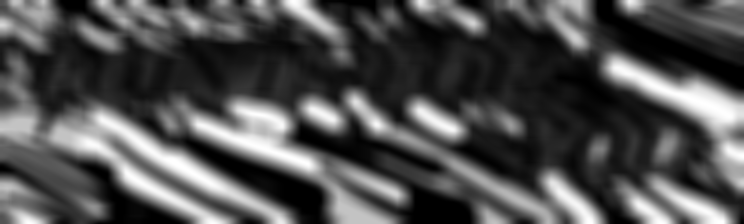
#> input picture blurred_image.png, 744 x 224 px
$ python finalsteg.py
#> lines starting #> are read from the running program, lines starting #| are printed output that depends on the picture
from PIL import Image
from PIL.ImageColor import getrgb
from PIL import ImageDraw

im1 = Image.open("blurred_image.png")
#> im1 is the input picture: PIL image 744x224 RGB; min 0, max 255, mean 78.9

print(im1.size)
#| (744, 224)

imN = Image.new(im1.mode,im1.size,color=getrgb("rgb(0,0,255)"))
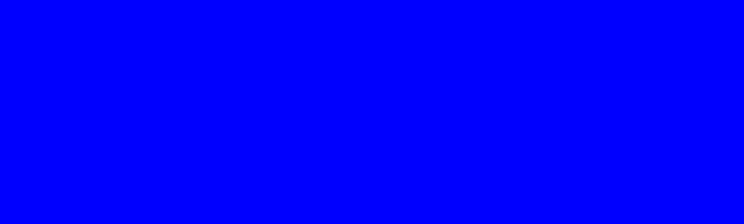
#> imN: PIL image 744x224 RGB; mean R, G, B 0, 0, 255
draw = ImageDraw.Draw(imN)
p1 = im1.load()
yes=0
no=0

word = ""
for x in range(im1.size[0]):
    for y in range(im1.size[1]):
        if p1[x,y]==(0,0,0) or p1[x,y]==(255,255,255):
            #print(p1[x,y])
            draw.point((x,y),"rgb(255,0,0)")

print(yes,no)

print(word)
imN.save("colorout.png","PNG")
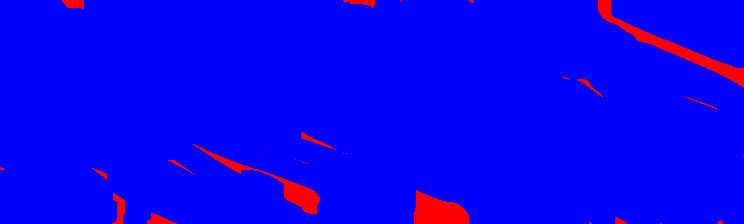
#> saved as colorout.png: PIL image 744x224 RGB; mean R, G, B 8.3, 0, 246.7
